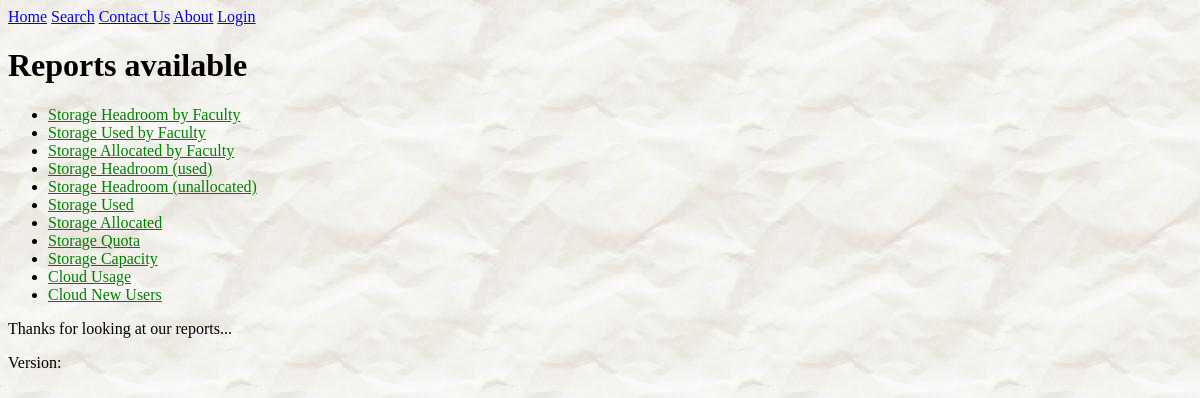
The page /reports/ on the database its author committed.
### reports/models.py (models this page shows, shortened)
class Report(models.Model):
    report_title = models.CharField(max_length=100)
    pub_date = models.DateTimeField('date published')
    download_name = models.CharField(max_length=100, default='report.csv')
    d3_file_name = models.CharField(max_length=100, default='new_users.js')
    def was_published_recently(self):
        """
        Return True if was published in the last day, False otherwise

        >>> import datetime
        >>> from django.utils import timezone
        >>> from reports.models import Report
        >>> future_report = Report(pub_date=timezone.now()+ datetime.timedelta(days=30), report_title="Futurama")
        >>> future_report.was_published_recently()
        False
        """
        now = timezone.now()
        return now - datetime.timedelta(days=1) <= self.pub_date <= now
    was_published_recently.admin_order_field = 'pub_date'
    was_published_recently.boolean = True
    was_published_recently.short_description = 'Published recently?'

### reports/views.py (the view)
class IndexView(generic.ListView):
    template_name = 'reports/reports.html'
    context_object_name = 'latest_report_list'
    def get_queryset(self):
        return Report.objects.filter(
            pub_date__lte=timezone.now()).order_by('-pub_date')[:11]

### reports/templates/reports/reports.html (shortened to what this page needs)
{%  extends 'base.html' %}
{%  block h1 %}Reports available{%  endblock %}
{%  block content %}
{% if latest_report_list %}
    <ul>
        {% for report in latest_report_list %}
            <li><a href="{% url 'reports:detail' report.id %}">{{ report.report_title }}</a></li>
        {% endfor %}
    </ul>
{% else %}
    <p>No reports are available.</p>
{% endif %}
{% endblock %}

### templates/base.html (shortened to what this page needs)
<!DOCTYPE html>
<html lang="en">
<head>
    {% load staticfiles %}
    <link rel="stylesheet" type="text/css" href="{% static 'reports/style.css' %}"/>
</head>
<body>
{% include 'nav.html' %}
<h1>{%  block h1 %}{%  endblock %}</h1>
{% block content %}{% endblock %}
{% block footer %}
    <p>Thanks for looking at our reports...</p>
    <p>Version: {{ SOURCE_REVISION }}</p>
{% endblock %}
</body>
</html>

### templates/nav.html
<div id="nav">
    <a href="/">Home</a>
    <a href="/reports/search">Search</a>
    <a href="/contact">Contact Us</a>
    <a href="/reports/about">About</a>
    {% if user.is_authenticated %} <a href="/logout/?next=/">Logout</a> </p>
    {% else %}
        <a href="/login">Login</a>
    {% endif %}
</div>

### reports/static/reports/style.css (style rules this page uses)
li a { color: green; }
body { background: url("images/bg-napkin.jpg"); }
body, h1, h2, h3, input[type="text"], input[type="password"], textarea, select, input.submit { font-family: "Comic Sans MS", cursive; }

### rows shown on the page
Report: report_title "Storage Headroom by Faculty"
Report: report_title "Storage Used by Faculty"
Report: report_title "Storage Allocated by Faculty"
Report: report_title "Storage Headroom (used)"
Report: report_title "Storage Headroom (unallocated)"
Report: report_title "Storage Used"
Report: report_title "Storage Allocated"
Report: report_title "Storage Quota"
Report: report_title "Storage Capacity"
Report: report_title "Cloud Usage"
Report: report_title "Cloud New Users"
